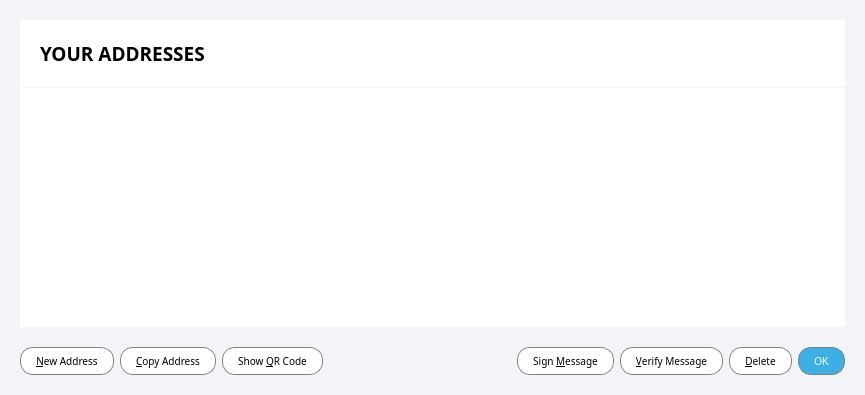
<?xml version="1.0" encoding="UTF-8"?>
<ui version="4.0">
 <class>AddressBookPage</class>
 <widget class="QWidget" name="AddressBookPage">
  <property name="geometry">
   <rect>
    <x>0</x>
    <y>0</y>
    <width>865</width>
    <height>395</height>
   </rect>
  </property>
  <property name="windowTitle">
   <string>Address Book</string>
  </property>
  <property name="styleSheet">
   <string notr="true">QLineEdit { border: none; border-bottom: 2px solid #3cb0e5; padding: 3px 5px; background: transparent; }
QLineEdit:disabled { border-color: #899399; }

#AddressBookPage { background-color: #f3f4f7; }
#headerWidget{ background-color: white; }
#explanationWidget{ background-color: white; }
#listWidget { background-color: white; }

QTableView::item {
	border: 0;
	padding: 5px 15px;
}

QHeaderView::section {
	font-family: 'Montserrat';
	font-size: 10px;
	padding: 5px 20px;
	border: none;
}

QHeaderView::down_arrow {
	image: url(:/icons/md/arrow_down);
}

QHeaderView::up_arrow {
	image: url(:/icons/md/arrow_up);
}</string>
  </property>
  <layout class="QVBoxLayout" name="verticalLayout" stretch="0,0">
   <property name="spacing">
    <number>0</number>
   </property>
   <property name="leftMargin">
    <number>0</number>
   </property>
   <property name="topMargin">
    <number>0</number>
   </property>
   <property name="rightMargin">
    <number>0</number>
   </property>
   <property name="bottomMargin">
    <number>0</number>
   </property>
   <item>
    <widget class="QWidget" name="verticalWidget" native="true">
     <layout class="QVBoxLayout" name="verticalLayout_2" stretch="0,1">
      <property name="spacing">
       <number>1</number>
      </property>
      <property name="leftMargin">
       <number>20</number>
      </property>
      <property name="topMargin">
       <number>20</number>
      </property>
      <property name="rightMargin">
       <number>20</number>
      </property>
      <property name="bottomMargin">
       <number>0</number>
      </property>
      <item>
       <widget class="QWidget" name="headerWidget" native="true">
        <property name="styleSheet">
         <string notr="true"/>
        </property>
        <layout class="QHBoxLayout" name="horizontalLayout_2">
         <property name="leftMargin">
          <number>20</number>
         </property>
         <property name="topMargin">
          <number>20</number>
         </property>
         <property name="rightMargin">
          <number>20</number>
         </property>
         <property name="bottomMargin">
          <number>20</number>
         </property>
         <item>
          <widget class="QLabel" name="title">
           <property name="font">
            <font>
             <family>Montserrat</family>
             <pointsize>14</pointsize>
             <weight>75</weight>
             <bold>true</bold>
            </font>
           </property>
           <property name="text">
            <string>YOUR ADDRESSES</string>
           </property>
          </widget>
         </item>
         <item>
          <spacer name="horizontalSpacer">
           <property name="orientation">
            <enum>Qt::Horizontal</enum>
           </property>
           <property name="sizeHint" stdset="0">
            <size>
             <width>40</width>
             <height>0</height>
            </size>
           </property>
          </spacer>
         </item>
         <item>
          <widget class="QLabel" name="helpLabel">
           <property name="text">
            <string/>
           </property>
           <property name="pixmap">
            <pixmap resource="../bitcoin.qrc">:/icons/md/question_mark_blue</pixmap>
           </property>
          </widget>
         </item>
        </layout>
       </widget>
      </item>
      <item>
       <widget class="QWidget" name="listWidget" native="true">
        <property name="styleSheet">
         <string notr="true"/>
        </property>
        <layout class="QHBoxLayout" name="listWidgetLayout">
         <property name="leftMargin">
          <number>0</number>
         </property>
         <property name="topMargin">
          <number>0</number>
         </property>
         <property name="rightMargin">
          <number>0</number>
         </property>
         <property name="bottomMargin">
          <number>0</number>
         </property>
         <item>
          <widget class="QTableView" name="tableView">
           <property name="font">
            <font>
             <family>Open Sans</family>
             <pointsize>12</pointsize>
            </font>
           </property>
           <property name="contextMenuPolicy">
            <enum>Qt::CustomContextMenu</enum>
           </property>
           <property name="toolTip">
            <string>Double-click to edit address or label</string>
           </property>
           <property name="styleSheet">
            <string notr="true">#tableView::item {
	font-family: 'Open Sans';
	font-size: 12px;
}</string>
           </property>
           <property name="frameShape">
            <enum>QFrame::NoFrame</enum>
           </property>
           <property name="frameShadow">
            <enum>QFrame::Plain</enum>
           </property>
           <property name="lineWidth">
            <number>0</number>
           </property>
           <property name="tabKeyNavigation">
            <bool>false</bool>
           </property>
           <property name="alternatingRowColors">
            <bool>true</bool>
           </property>
           <property name="selectionMode">
            <enum>QAbstractItemView::SingleSelection</enum>
           </property>
           <property name="selectionBehavior">
            <enum>QAbstractItemView::SelectRows</enum>
           </property>
           <property name="showGrid">
            <bool>false</bool>
           </property>
           <property name="sortingEnabled">
            <bool>true</bool>
           </property>
           <attribute name="verticalHeaderVisible">
            <bool>false</bool>
           </attribute>
          </widget>
         </item>
        </layout>
       </widget>
      </item>
     </layout>
    </widget>
   </item>
   <item>
    <widget class="QWidget" name="buttonWidget" native="true">
     <property name="styleSheet">
      <string notr="true">#buttonWidget { background-color: #f3f4f7; }

QPushButton { font-family: 'Montserrat'; text-transform: uppercase; font-size: 10px; border: 1px solid gray; padding: 0px 15px; border-radius: 13px; min-height: 26px; max-height: 26px; background-color: white; }

QPushButton:hover, QPushButton:pressed { background-color: #1c99d2; color: white; }
QPushButton:disabled { background-color: white; color: gray; }</string>
     </property>
     <layout class="QHBoxLayout" name="horizontalLayout">
      <property name="leftMargin">
       <number>20</number>
      </property>
      <property name="topMargin">
       <number>20</number>
      </property>
      <property name="rightMargin">
       <number>20</number>
      </property>
      <property name="bottomMargin">
       <number>20</number>
      </property>
      <item>
       <widget class="QPushButton" name="newAddressButton">
        <property name="font">
         <font>
          <family>Montserrat</family>
          <pointsize>-1</pointsize>
         </font>
        </property>
        <property name="toolTip">
         <string>Create a new address</string>
        </property>
        <property name="text">
         <string>&amp;New Address</string>
        </property>
       </widget>
      </item>
      <item>
       <widget class="QPushButton" name="copyToClipboard">
        <property name="font">
         <font>
          <family>Montserrat</family>
          <pointsize>-1</pointsize>
         </font>
        </property>
        <property name="toolTip">
         <string>Copy the currently selected address to the system clipboard</string>
        </property>
        <property name="text">
         <string>&amp;Copy Address</string>
        </property>
       </widget>
      </item>
      <item>
       <widget class="QPushButton" name="showQRCode">
        <property name="font">
         <font>
          <family>Montserrat</family>
          <pointsize>-1</pointsize>
         </font>
        </property>
        <property name="text">
         <string>Show &amp;QR Code</string>
        </property>
       </widget>
      </item>
      <item>
       <spacer name="horizontalSpacer_2">
        <property name="orientation">
         <enum>Qt::Horizontal</enum>
        </property>
        <property name="sizeHint" stdset="0">
         <size>
          <width>40</width>
          <height>20</height>
         </size>
        </property>
       </spacer>
      </item>
      <item>
       <widget class="QPushButton" name="signMessage">
        <property name="font">
         <font>
          <family>Montserrat</family>
          <pointsize>-1</pointsize>
         </font>
        </property>
        <property name="toolTip">
         <string>Sign a message to prove you own a Audiocoin address</string>
        </property>
        <property name="text">
         <string>Sign &amp;Message</string>
        </property>
       </widget>
      </item>
      <item>
       <widget class="QPushButton" name="verifyMessage">
        <property name="font">
         <font>
          <family>Montserrat</family>
          <pointsize>-1</pointsize>
         </font>
        </property>
        <property name="toolTip">
         <string>Verify a message to ensure it was signed with a specified Audiocoin address</string>
        </property>
        <property name="text">
         <string>&amp;Verify Message</string>
        </property>
       </widget>
      </item>
      <item>
       <widget class="QPushButton" name="deleteButton">
        <property name="font">
         <font>
          <family>Montserrat</family>
          <pointsize>-1</pointsize>
         </font>
        </property>
        <property name="toolTip">
         <string>Delete the currently selected address from the list</string>
        </property>
        <property name="text">
         <string>&amp;Delete</string>
        </property>
       </widget>
      </item>
      <item>
       <widget class="QPushButton" name="okButton">
        <property name="styleSheet">
         <string notr="true">#okButton { background-color: #3cb0e5; color: white; border: 1px solid gray; }
#okButton:hover, #okButton:pressed { background-color: #1c99d2; }</string>
        </property>
        <property name="text">
         <string>OK</string>
        </property>
       </widget>
      </item>
     </layout>
    </widget>
   </item>
  </layout>
 </widget>
 <resources>
  <include location="../bitcoin.qrc"/>
 </resources>
 <connections/>
</ui>
